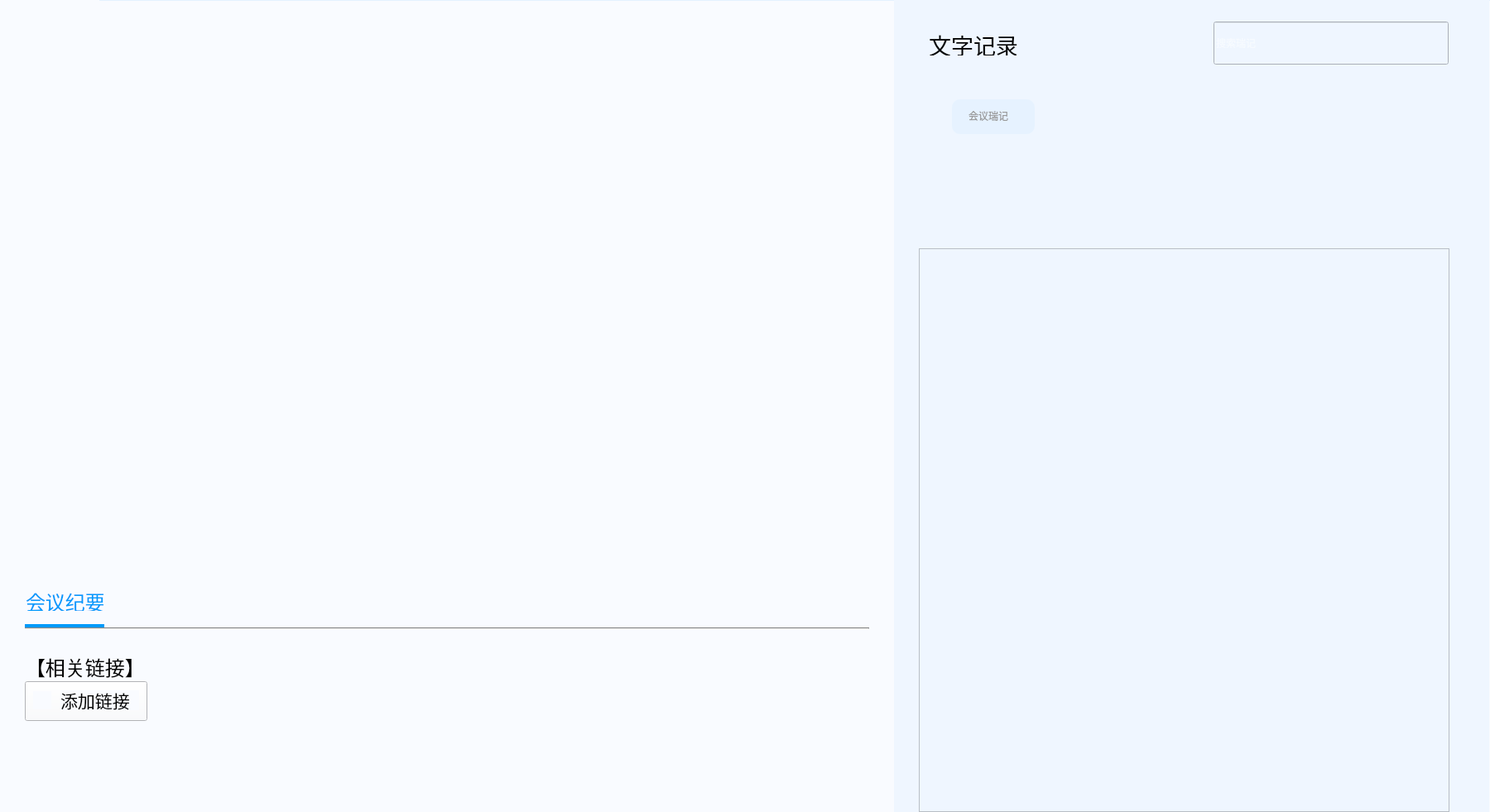
<?xml version="1.0" encoding="UTF-8"?>
<ui version="4.0">
 <class>Detail</class>
 <widget class="QWidget" name="Detail">
  <property name="geometry">
   <rect>
    <x>0</x>
    <y>0</y>
    <width>1800</width>
    <height>981</height>
   </rect>
  </property>
  <property name="minimumSize">
   <size>
    <width>1800</width>
    <height>981</height>
   </size>
  </property>
  <property name="maximumSize">
   <size>
    <width>1800</width>
    <height>981</height>
   </size>
  </property>
  <property name="windowTitle">
   <string>Form</string>
  </property>
  <property name="styleSheet">
   <string notr="true">background-color: rgba(249, 251, 255, 1);</string>
  </property>
  <widget class="QWidget" name="player" native="true">
   <property name="geometry">
    <rect>
     <x>30</x>
     <y>20</y>
     <width>1020</width>
     <height>575</height>
    </rect>
   </property>
  </widget>
  <widget class="QWidget" name="horizontalLayoutWidget">
   <property name="geometry">
    <rect>
     <x>30</x>
     <y>600</y>
     <width>1021</width>
     <height>101</height>
    </rect>
   </property>
   <layout class="QHBoxLayout" name="horizontalLayout"/>
  </widget>
  <widget class="Line" name="verticalLine">
   <property name="geometry">
    <rect>
     <x>1080</x>
     <y>0</y>
     <width>1</width>
     <height>982</height>
    </rect>
   </property>
   <property name="styleSheet">
    <string notr="true">background-color: rgba(193, 220, 245, 1);</string>
   </property>
   <property name="orientation">
    <enum>Qt::Vertical</enum>
   </property>
  </widget>
  <widget class="Line" name="horizontalLine">
   <property name="geometry">
    <rect>
     <x>120</x>
     <y>0</y>
     <width>1900</width>
     <height>1</height>
    </rect>
   </property>
   <property name="styleSheet">
    <string notr="true">background-color: rgba(193, 220, 245, 1);
</string>
   </property>
   <property name="orientation">
    <enum>Qt::Horizontal</enum>
   </property>
  </widget>
  <widget class="QWidget" name="right_widget" native="true">
   <property name="geometry">
    <rect>
     <x>1080</x>
     <y>0</y>
     <width>719</width>
     <height>982</height>
    </rect>
   </property>
   <property name="styleSheet">
    <string notr="true">background-color: rgba(239, 246, 255, 1);</string>
   </property>
   <widget class="QLabel" name="lb_textrecord">
    <property name="geometry">
     <rect>
      <x>41</x>
      <y>40</y>
      <width>110</width>
      <height>27</height>
     </rect>
    </property>
    <property name="font">
     <font>
      <pointsize>20</pointsize>
     </font>
    </property>
    <property name="text">
     <string>文字记录</string>
    </property>
    <property name="alignment">
     <set>Qt::AlignCenter</set>
    </property>
   </widget>
   <widget class="QLineEdit" name="searchEdit">
    <property name="geometry">
     <rect>
      <x>386</x>
      <y>26</y>
      <width>284</width>
      <height>52</height>
     </rect>
    </property>
    <property name="styleSheet">
     <string notr="true">color: rgba(255, 255, 255, 1);</string>
    </property>
    <property name="text">
     <string/>
    </property>
    <property name="placeholderText">
     <string>搜索瑞记</string>
    </property>
   </widget>
   <widget class="QWidget" name="wgt_keyword" native="true">
    <property name="geometry">
     <rect>
      <x>30</x>
      <y>100</y>
      <width>641</width>
      <height>161</height>
     </rect>
    </property>
    <widget class="QPushButton" name="btn_keyword">
     <property name="geometry">
      <rect>
       <x>40</x>
       <y>20</y>
       <width>100</width>
       <height>42</height>
      </rect>
     </property>
     <property name="styleSheet">
      <string notr="true">background-color: rgba(230, 242, 255, 1);
border-radius:10px</string>
     </property>
     <property name="text">
      <string/>
     </property>
    </widget>
    <widget class="QLabel" name="lb_keyword">
     <property name="geometry">
      <rect>
       <x>60</x>
       <y>30</y>
       <width>79</width>
       <height>19</height>
      </rect>
     </property>
     <property name="styleSheet">
      <string notr="true">background-color: transparent;
color:rgba(153, 153, 153, 1)</string>
     </property>
     <property name="text">
      <string>会议瑞记</string>
     </property>
    </widget>
   </widget>
   <widget class="QListWidget" name="contentdetail">
    <property name="geometry">
     <rect>
      <x>30</x>
      <y>300</y>
      <width>641</width>
      <height>681</height>
     </rect>
    </property>
   </widget>
  </widget>
  <widget class="QLabel" name="lb_minutes">
   <property name="geometry">
    <rect>
     <x>31</x>
     <y>714</y>
     <width>94</width>
     <height>24</height>
    </rect>
   </property>
   <property name="font">
    <font>
     <pointsize>18</pointsize>
    </font>
   </property>
   <property name="styleSheet">
    <string notr="true">color:rgba(0, 154, 252, 1)</string>
   </property>
   <property name="text">
    <string>会议纪要</string>
   </property>
  </widget>
  <widget class="Line" name="line">
   <property name="geometry">
    <rect>
     <x>30</x>
     <y>754</y>
     <width>96</width>
     <height>4</height>
    </rect>
   </property>
   <property name="styleSheet">
    <string notr="true">background-color:rgba(0, 154, 252, 1);
border:none;</string>
   </property>
   <property name="lineWidth">
    <number>4</number>
   </property>
   <property name="midLineWidth">
    <number>1</number>
   </property>
   <property name="orientation">
    <enum>Qt::Horizontal</enum>
   </property>
  </widget>
  <widget class="Line" name="line_2">
   <property name="geometry">
    <rect>
     <x>30</x>
     <y>758</y>
     <width>1020</width>
     <height>2</height>
    </rect>
   </property>
   <property name="styleSheet">
    <string notr="true">background-color:rgba(201, 201, 201, 1)</string>
   </property>
   <property name="orientation">
    <enum>Qt::Horizontal</enum>
   </property>
  </widget>
  <widget class="QLabel" name="label">
   <property name="geometry">
    <rect>
     <x>31</x>
     <y>790</y>
     <width>141</width>
     <height>31</height>
    </rect>
   </property>
   <property name="font">
    <font>
     <pointsize>18</pointsize>
    </font>
   </property>
   <property name="text">
    <string>【相关链接】</string>
   </property>
  </widget>
  <widget class="QPushButton" name="btn_addLink">
   <property name="geometry">
    <rect>
     <x>30</x>
     <y>823</y>
     <width>148</width>
     <height>48</height>
    </rect>
   </property>
   <property name="text">
    <string/>
   </property>
   <property name="icon">
    <iconset theme="drive-optical"/>
   </property>
  </widget>
  <widget class="PictureBox" name="icon_link" native="true">
   <property name="geometry">
    <rect>
     <x>40</x>
     <y>835</y>
     <width>22</width>
     <height>22</height>
    </rect>
   </property>
  </widget>
  <widget class="QLabel" name="lb_link">
   <property name="geometry">
    <rect>
     <x>73</x>
     <y>834</y>
     <width>95</width>
     <height>24</height>
    </rect>
   </property>
   <property name="font">
    <font>
     <pointsize>16</pointsize>
    </font>
   </property>
   <property name="text">
    <string>添加链接</string>
   </property>
  </widget>
 </widget>
 <customwidgets>
  <customwidget>
   <class>PictureBox</class>
   <extends>QWidget</extends>
   <header location="global">picturebox.h</header>
   <container>1</container>
  </customwidget>
 </customwidgets>
 <resources/>
 <connections/>
</ui>
